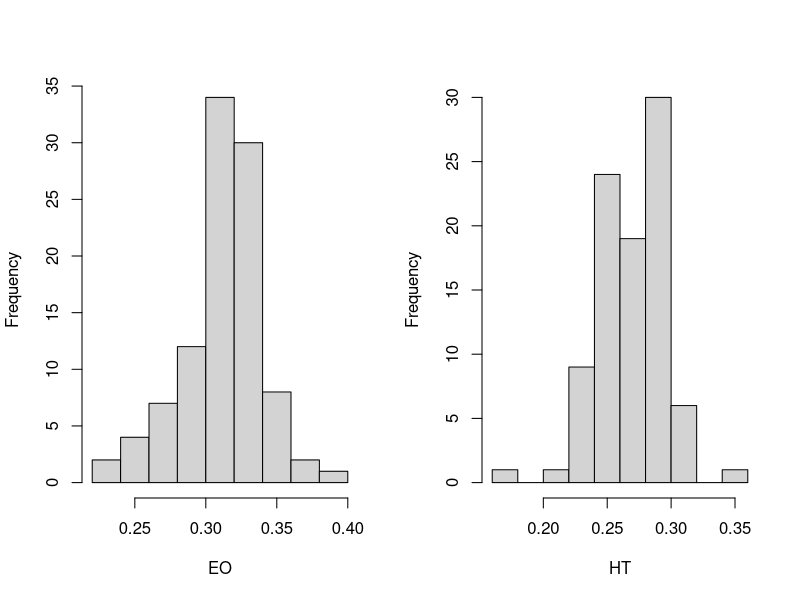
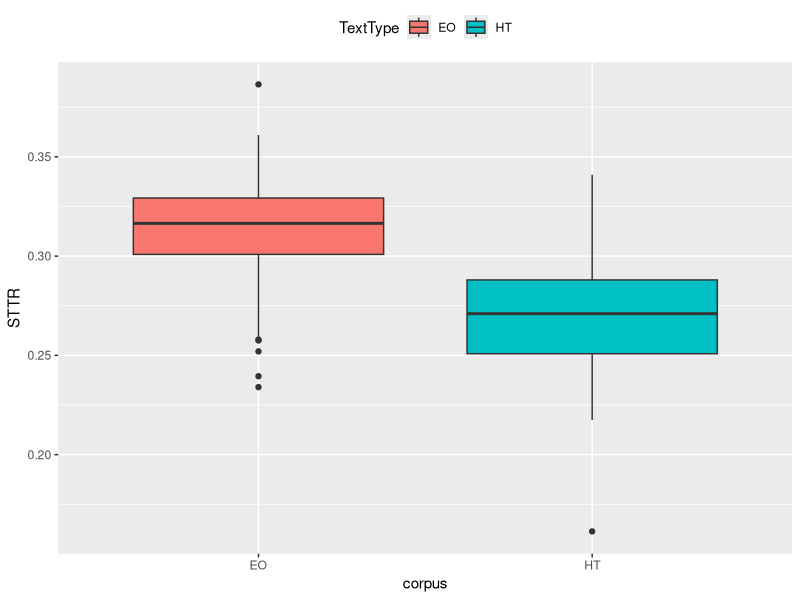

Here is the R script that generated these plots, in order:
## ---- chunk 1
setwd("D:/计量方法在翻译研究中的应用2026/Lecture 2")
## ---- chunk 2
library(tidyverse)

corpus <- read.csv("sttr_results.csv")
## ---- chunk 3
attach(corpus)
par(mfrow=c(1,2))
hist(STTR[TextType=='EO'],main='',xlab='EO')

hist(STTR[TextType=='HT'],main='',xlab='HT')
## ---- chunk 4
shapiro.test(STTR[TextType=='EO'])
## ---- chunk 5
shapiro.test(STTR[TextType=='HT'])
## ---- chunk 6
wilcox.test(STTR~TextType)
## ---- chunk 7
library(rstatix)
effect <- wilcox_effsize(
    data = corpus,
    formula = STTR~TextType,
    paired = FALSE
  )
effect
## ---- chunk 8
library(ggplot2)
ggplot(corpus, aes(TextType, STTR, fill = TextType)) +
  geom_boxplot() +
  scale_y_continuous("STTR")+
  scale_x_discrete("corpus") +
  theme(legend.position = "top")
